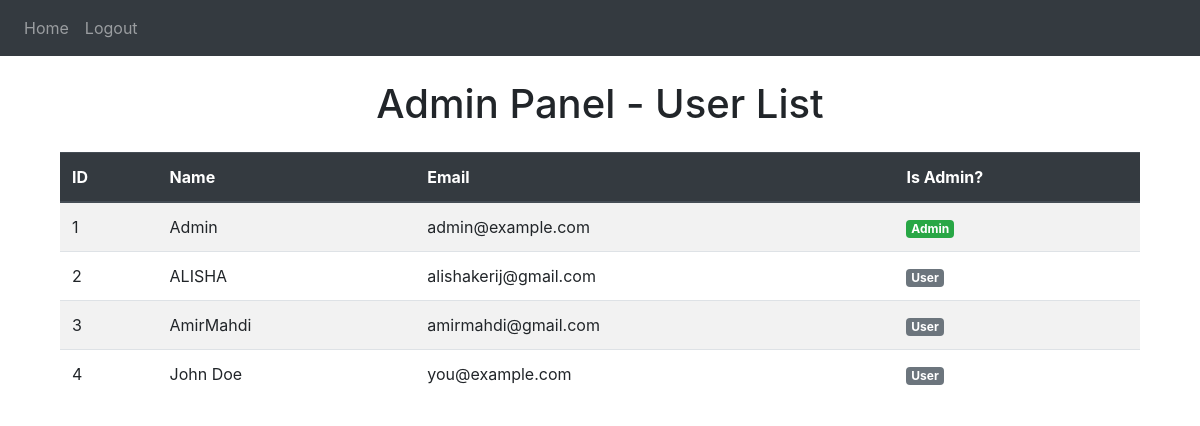
/admin, run on an earlier commit of the app's database.
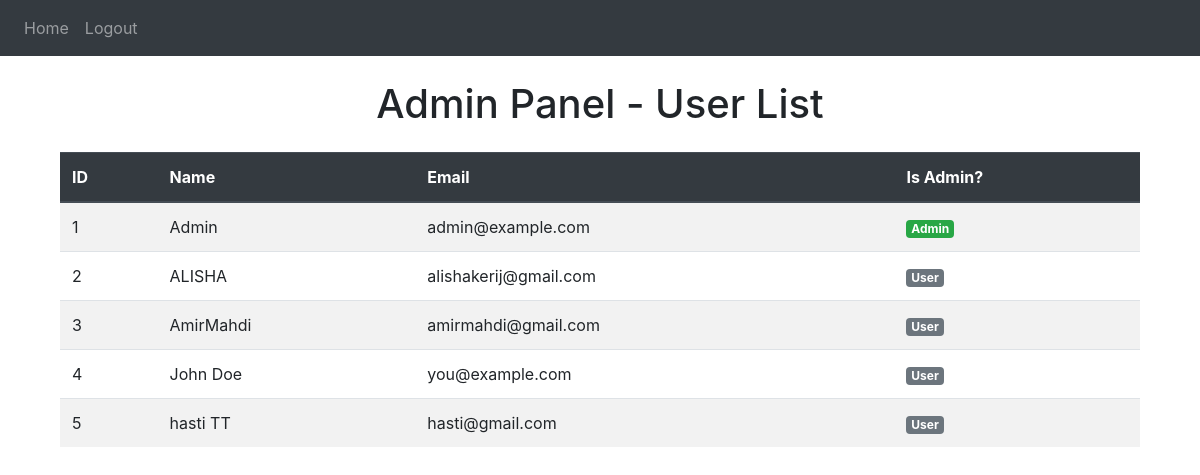
And on a later commit of the database.
### website/models.py (models this page shows)
class User(db.Model,UserMixin):
    id = db.Column(db.Integer, primary_key=True)
    email = db.Column(db.String(100), nullable=False, unique=True)
    password = db.Column(db.String(100), nullable=False)
    name = db.Column(db.String(100), nullable=False)
    token = db.Column(db.String(500), nullable=True)
    is_admin = db.Column(db.Boolean, default=False)
    notes = db.relationship('Note')

### website/views.py (the view)
@views.route('/admin')
@limiter.exempt
def admin_panel():
    token = request.cookies.get('token')
    user = User.query.filter_by(token=token).first()
    if not user or not user.is_admin:
        flash('Access denied.', category='error')
        return redirect(url_for('views.home'))
    users = User.query.all()
    return render_template('admin.html', users=users, user=user)

### website/templates/admin.html (shortened to what this page needs)
{% extends "base.html" %}
{% block content %}
<div class="container mt-4">
  <h1 class="text-center">Admin Panel - User List</h1>
  <table class="table table-striped mt-4">
    <thead class="thead-dark">
      <tr>
        <th>ID</th>
        <th>Name</th>
        <th>Email</th>
        <th>Is Admin?</th>
      </tr>
    </thead>
    <tbody>
      {% for user in users %}
      <tr>
        <td>{{ user.id }}</td>
        <td>{{ user.name }}</td>
        <td>{{ user.email }}</td>
        <td>
          {% if user.is_admin %}
            <span class="badge badge-success">Admin</span>
          {% else %}
            <span class="badge badge-secondary">User</span>
          {% endif %}
        </td>
      </tr>
      {% endfor %}
    </tbody>
  </table>
</div>
{% endblock %}

### website/templates/base.html (shortened to what this page needs)
<!DOCTYPE html>
<html>
<head>
  <link rel="stylesheet" href="https://stackpath.bootstrapcdn.com/bootstrap/4.4.1/css/bootstrap.min.css"
 />
  <link rel="stylesheet" href="https://stackpath.bootstrapcdn.com/font-awesome/4.7.0/css/font-awesome.min.css"
 />
</head>
<body>
  <nav class="navbar navbar-expand-lg navbar-dark bg-dark">
    <div class="collapse navbar-collapse" id="navbar">
      <div class="navbar-nav">
        {% if user.is_authenticated %}
        <a class="nav-item nav-link" id="home" href="/">Home</a>
        <a class="nav-item nav-link" id="logout" href="/logout">Logout</a>
        {% else %}
        <a class="nav-item nav-link" id="login" href="/login">Login</a>
        <a class="nav-item nav-link" id="signUp" href="/sign-up">Sign Up</a>
        {% endif %}
      </div>
    </div>
  </nav>
  <div class="container">{% block content %} {% endblock %}</div>
</body>
</html>

What changed in the data, as far as the page shows it:
added User: id "5", name "hasti TT", email "hasti@gmail.com", is_admin "User"
